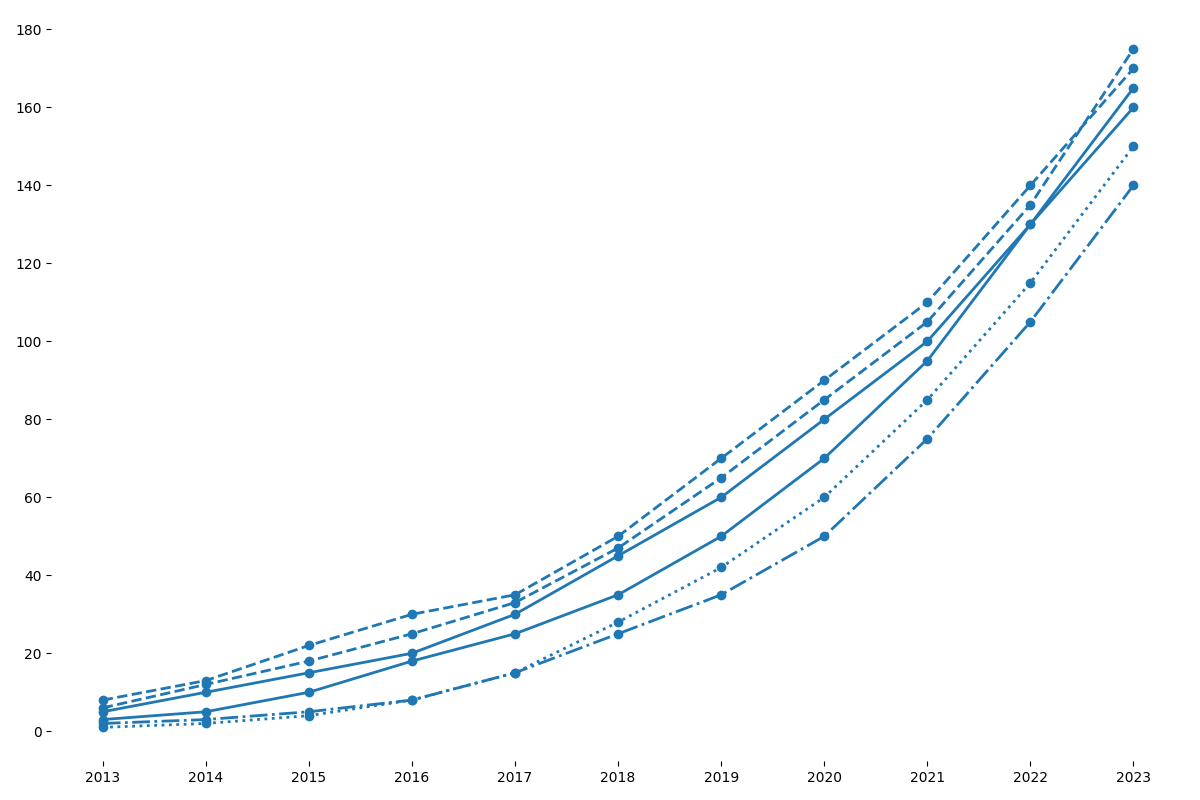

Here is the Python script that generated this plot:
import matplotlib.pyplot as plt
import numpy as np

years = np.arange(2013, 2024)

# Data for services
service_a = np.array([5, 10, 15, 20, 30, 45, 60, 80, 100, 130, 165])
service_b = np.array([8, 13, 22, 30, 35, 50, 70, 90, 110, 140, 170])
service_c = np.array([2, 3, 5, 8, 15, 25, 35, 50, 75, 105, 140])
service_d = np.array([1, 2, 4, 8, 15, 28, 42, 60, 85, 115, 150])
service_e = np.array([3, 5, 10, 18, 25, 35, 50, 70, 95, 130, 160])
service_f = np.array([6, 12, 18, 25, 33, 47, 65, 85, 105, 135, 175])

fig, ax = plt.subplots(figsize=(12, 8))

line_styles = ['-', '--', '-.', ':', '-', '--']
services = [service_a, service_b, service_c, service_d, service_e, service_f]

single_color = '#1f77b4'  # Blue color

for service, linestyle in zip(services, line_styles):
    ax.plot(years, service, linestyle=linestyle, color=single_color, linewidth=2, marker='o', markersize=6)

# Remove text elements
ax.set_xticks(years)
ax.set_yticks(np.arange(0, 181, 20))

ax.spines['top'].set_visible(False)
ax.spines['right'].set_visible(False)
ax.spines['left'].set_visible(False)
ax.spines['bottom'].set_visible(False)

plt.tight_layout()
plt.show()
